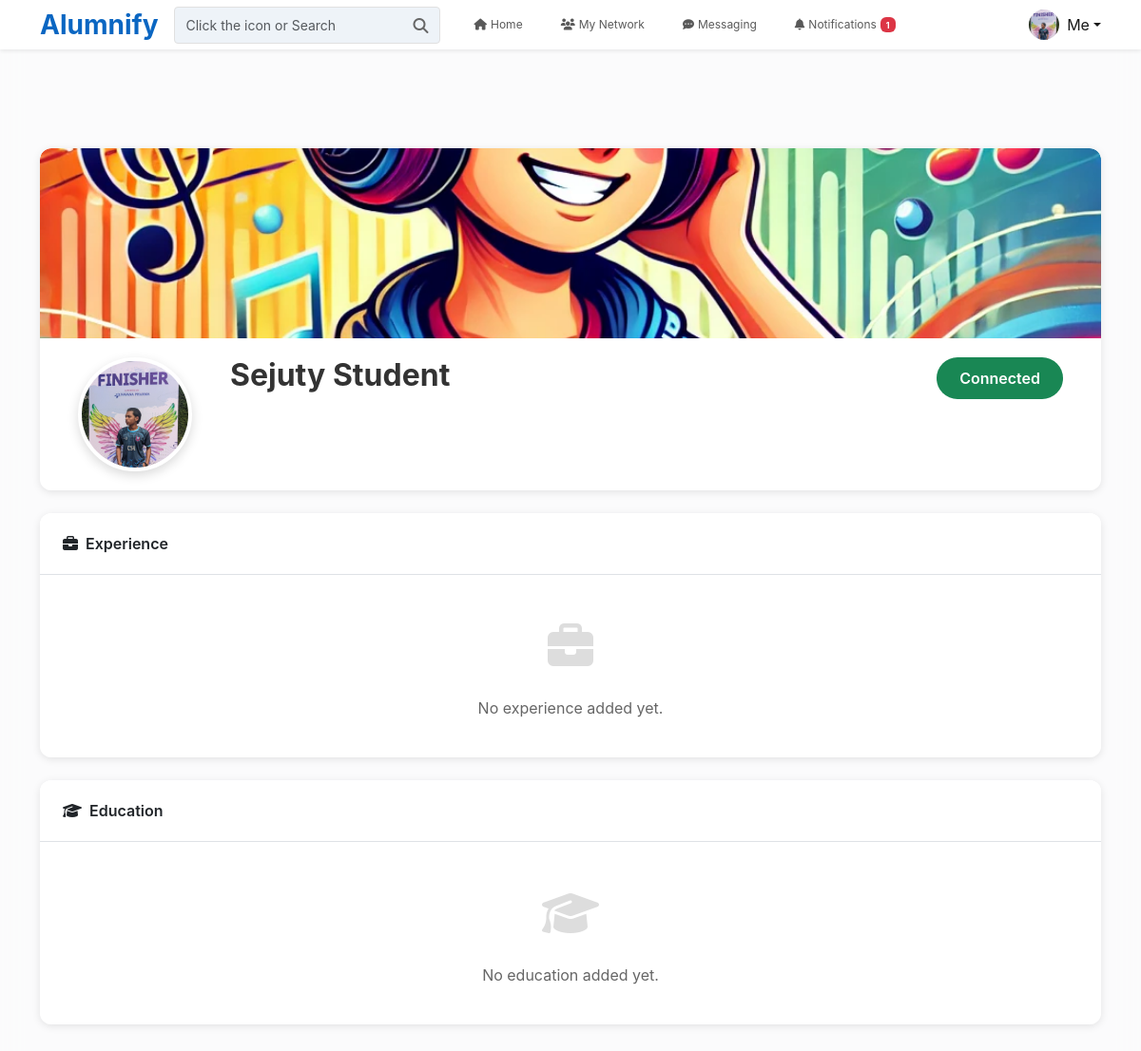
/view_profile/5/ (signed in), run on the app's committed database.
### User/models.py (models this page shows, shortened)
class UserProfile(models.Model):
    GENDER_CHOICES = (
        ('M', 'Male'),
        ('F', 'Female'),
        ('O', 'Other'),
    )
    user = models.OneToOneField(User, on_delete=models.CASCADE)
    full_name = models.CharField(max_length=255)
    headline = models.CharField(max_length=255, blank=True, null=True)
    location = models.CharField(max_length=255, blank=True, null=True)
    summary = models.TextField(blank=True, null=True)
    profile_photo = models.ImageField(upload_to='profile_photos/', default='profile_photos/defaultpp.png')
    phone = models.CharField(max_length=15, unique=True, default=None)
    university = models.CharField(max_length=255, blank=True, null=True)
    gender = models.CharField(max_length=1, choices=GENDER_CHOICES, blank=True, default="")
    background_photo = models.ImageField(upload_to='background_photos/', blank=True, null=True)
    profile_headline = models.CharField(max_length=255, null=True)
    is_alumni = models.BooleanField(default=False)
    department = models.CharField(max_length=120, blank=True)

### User/views.py (the view)
# urls.py: path('view_profile/<int:id>/', views.view_profile, name='view_profile'),
def view_profile(request, id):
    try:
        user_profile = UserProfile.objects.get(id=id)
        if user_profile.user.is_staff or user_profile.user.is_superuser:
            messages.error(request, "Profile not found.")
            return redirect('home')
    except UserProfile.DoesNotExist:
        messages.error(request, "Profile not found.")
        return redirect('home')
    my_profile = request.user.userprofile
    connection = False
    received_request = False
    sent_request = False
    if user_profile != my_profile:
        connection = Connection.objects.filter(
            Q(user1=request.user, user2=user_profile.user) |
            Q(user1=user_profile.user, user2=request.user)
        ).exists()
        received_request = ConnectionRequest.objects.filter(
            sender=user_profile.user, receiver=request.user
        ).exists()
        sent_request = ConnectionRequest.objects.filter(
            sender=request.user, receiver=user_profile.user
        ).exists()
    experience_list = Experience.objects.filter(userprofile=user_profile)
    education_list = Education.objects.filter(userprofile=user_profile)
    context = {
        'experience_list': experience_list,
        'education_list': education_list,
        'user_profile': user_profile,
        'my_profile': my_profile,
        'connection': connection,
        'received_request': received_request,
        'sent_request': sent_request
    }
    return render(request, 'view_profile.html', context)

### notifications/context_processors.py (called while the page is built)
def notifications_context(request):
    if not request.user.is_authenticated:
        return {}
    qs = request.user.notifications.filter(is_read=False)
    return {
        'unread_notifications_count': qs.count(),
        'has_unread_notifications': qs.exists(),
    }

### templates/view_profile.html (shortened to what this page needs)
{% extends 'base.html' %}
{% load static %}
{% load humanize %}
{% block content %}
<div class="container profile-container">
    <div class="card section-card">
        <div class="profile-cover" style="background-image: url('{% if user_profile.background_photo %}{{ user_profile.background_photo.url }}{% else %}{% static 'images/default-cover.png' %}{% endif %}');">
        </div>
        <div class="card-body profile-info">
    <div class="profile-picture-container">
        <div class="profile-picture">
            <img src="{% if user_profile.profile_photo %}{{ user_profile.profile_photo.url }}{% else %}{% static 'images/default-profile.png' %}{% endif %}" alt="Profile Picture">
        </div>
    </div>
    <div class="profile-content">
        <div class="row">
            <div class="col-md-8">
                <h1 class="profile-name">{{user_profile.full_name}}</h1>
            </div>
            <div class="col-md-4 text-md-end">
                <div class="profile-actions mt-3 mt-md-0">
                    {% if received_request %}
                    <button class="btn btn-accept" data-sender-id="{{user_profile.id}}">
                        Accept
                    </button>
                    <button class="btn btn-ignore" data-sender-id="{{user_profile.id}}">
                        Ignore
                    </button>
                    {% elif sent_request %}
                    <button class="btn btn-pending" data-user-id="{{user_profile.id}}">
                        Pending
                    </button>
                    {% elif connection %}
                    <button class="btn btn-connected" data-user-id="{{user_profile.id}}">
                        Connected
                    </button>
                    {% else %}
                    <button class="btn btn-connect" data-user-id="{{user_profile.id}}">
                        Connect
                    </button>
                    {% endif %}
                </div>
            </div>
        </div>
    </div>
</div>
    </div>
    <div class="card section-card">
        <div class="section-header">
            <i class="fas fa-briefcase me-2"></i>Experience
        </div>
        <div class="card-body p-0">
            {% for experience in experience_list %}
            <div class="experience-item">
                <div class="experience-title">{{experience.title}}</div>
                <div class="experience-company">{{experience.company}}</div>
                <div class="experience-duration">
                    {{experience.start_date}} -
                    {% if not experience.end_date %}
                    Present
                    {% else %}
                    {{ experience.end_date }}
                    {% endif %}
                    {% if experience.duration %}
                    · {{ experience.duration }}
                    {% endif %}
                </div>
                {% if experience.location %}
                <div class="experience-duration">
                    <i class="fas fa-map-marker-alt me-1"></i>{{experience.location}}
                </div>
                {% endif %}
                {% if experience.description %}
                <div class="experience-description mt-2">{{experience.description}}</div>
                {% endif %}
            </div>
            {% empty %}
            <div class="empty-state">
                <div class="empty-state-icon">
                    <i class="fas fa-briefcase"></i>
                </div>
                <p class="mb-0">No experience added yet.</p>
            </div>
            {% endfor %}
        </div>
    </div>
    <div class="card section-card">
        <div class="section-header">
            <i class="fas fa-graduation-cap me-2"></i>Education
        </div>
        <div class="card-body p-0">
            {% for education in education_list %}
            <div class="education-item">
                <div class="experience-title">{{education.degree}}</div>
                <div class="experience-company">{{education.school}}</div>
                <div class="experience-duration">
                    {{education.start_date}} -
                    {% if not education.end_date %}
                    Present
                    {% else %}
                    {{ education.end_date }}
                    {% endif %}
                    {% if education.duration %}
                    · {{ education.duration }}
                    {% endif %}
                </div>
                {% if education.location %}
                <div class="experience-duration">
                    <i class="fas fa-map-marker-alt me-1"></i>{{education.location}}
                </div>
                {% endif %}
                {% if education.description %}
                <div class="experience-description mt-2">{{education.description}}</div>
                {% endif %}
            </div>
            {% empty %}
            <div class="empty-state">
                <div class="empty-state-icon">
                    <i class="fas fa-graduation-cap"></i>
                </div>
                <p class="mb-0">No education added yet.</p>
            </div>
            {% endfor %}
        </div>
    </div>
</div>
{% endblock %}

### templates/header.html (shortened to what this page needs)
{% load static %}
<nav class="navbar navbar-expand-lg navbar-light bg-white fixed-top shadow-sm">
    <div class="container">
        <a class="navbar-brand fw-bold" href="{% url 'home' %}">Alumnify</a>
        <div class="collapse navbar-collapse" id="navbarNav">
            <div class="search-box me-3">
                <form action="{% url 'search_results' %}" method="POST" class="w-100">
                    <span class="search-icon">
                        <button class="btn btn-link p-0 border-0" type="submit">
                            <i class="fa-solid fa-search text-muted"></i>
                        </button>
                    </span>
                    <input class="search-input form-control" name="search_input" placeholder="Click the icon or Search" type="text"/>
                </form>
            </div>
            <ul class="navbar-nav me-auto">
                <li class="nav-item {% if request.resolver_match.url_name == 'home' %}active{% endif %}">
                    <a class="nav-link d-flex align-items-center" href="{% url 'home' %}">
                        <i class="fa-solid fa-home me-1"></i>
                        <span class="d-none d-md-inline">Home</span>
                    </a>
                </li>
                <li class="nav-item {% if request.resolver_match.url_name == 'my_connections' %}active{% endif %}">
                    <a class="nav-link d-flex align-items-center" href="{% url 'my_connections' %}">
                        <i class="fa-solid fa-users me-1"></i>
                        <span class="d-none d-md-inline">My Network</span>
                    </a>
                </li>
                <li class="nav-item {% if request.resolver_match.url_name == 'inbox' %}active{% endif %}">
                    <a class="nav-link d-flex align-items-center" href="{% url 'inbox' %}">
                        <i class="fa-solid fa-comment-dots me-1"></i>
                        <span class="d-none d-md-inline">Messaging</span>
                    </a>
                </li>
<li class="nav-item {% if request.resolver_match.url_name == 'notifications' %}active{% endif %}">
  <a class="nav-link d-flex align-items-center position-relative" href="{% url 'notifications' %}">
    <i class="fa-solid fa-bell me-1"></i>
    <span class="d-none d-md-inline">Notifications</span>
      {% if unread_notifications_count %}
  <span class="badge bg-danger ms-1">{{ unread_notifications_count }}</span>
{% endif %}
  </a>
</li>
            </ul>
            <div class="dropdown">
                <a class="nav-link dropdown-toggle d-flex align-items-center" href="#" role="button" data-bs-toggle="dropdown">
                    <img src="{% if user_profile.profile_photo %}{{ user_profile.profile_photo.url }}{% else %}{% static 'images/defaultpp.png' %}{% endif %}"
                         alt="Profile" class="profile-avatar-sm me-2">
                    <span class="d-none d-md-inline">Me</span>
                </a>
            </div>
        </div>
    </div>
</nav>

### static/css/main.css (style rules this page uses)
:root { --primary: #0a66c2; --primary-dark: #004182; --primary-light: #70b5f9; --bg: #f8f9fa; --surface: #ffffff; --text: #191919; --text-secondary: #666666; --border: #e0e0e0; --error: #d11124; --success: #057642; --warning: #ffc107; --shadow: 0 2px 8px rgba(0,0,0,0.1); --radius: 8px; --transition: all 0.2s ease; }
* { margin: 0; padding: 0; box-sizing: border-box; }
body { font-family: -apple-system, BlinkMacSystemFont, 'Segoe UI', Roboto, sans-serif; background: var(--bg); color: var(--text); line-height: 1.5; min-height: 100vh; padding-top: 76px; }
.navbar { height: 52px; background: var(--surface); border-bottom: 1px solid var(--border); box-shadow: var(--shadow); }
.navbar-brand { font-size: 28px; font-weight: 700; color: var(--primary) !important; }
.search-box { position: relative; max-width: 280px; flex: 1; }
.search-input { width: 100%; padding: 8px 12px 8px 38px; border: 1px solid var(--border); border-radius: 4px; background: #eef3f8; font-size: 14px; transition: var(--transition); }
.search-icon { position: absolute; right: 12px; top: 50%; transform: translateY(-50%); color: var(--text-secondary); z-index: 3; }
.nav-item { color: var(--text-secondary); text-decoration: none; padding: 8px 12px; border-radius: 4px; transition: var(--transition); display: flex; flex-direction: column; align-items: center; font-size: 12px; }
.card { border-radius: var(--radius); box-shadow: var(--shadow); border: none; margin-bottom: 16px; }
.card-body { padding: 20px; }
.profile-avatar-sm { width: 32px; height: 32px; border-radius: 50%; object-fit: cover; }
.text-muted { color: #666 !important; }
.form-control { border: 1px solid var(--border); border-radius: 4px; padding: 8px 12px; font-size: 14px; transition: var(--transition); }
body::before { content: ""; position: fixed; top: 0; left: 0; width: 100%; height: 100%; backdrop-filter: blur(12px); -webkit-backdrop-filter: blur(12px); background-color: rgba(255, 255, 255, 0.4); z-index: -1; }
.card, .navbar, .modal-content { background-color: rgba(255, 255, 255, 0.85) !important; backdrop-filter: blur(6px); -webkit-backdrop-filter: blur(6px); border: 1px solid rgba(255, 255, 255, 0.2); }

### templates/view_profile.html (style rules this page uses)
.profile-container { margin-top: 80px; padding-bottom: 40px; }
.profile-cover { height: 200px; background-size: cover; background-position: center; position: relative; border-radius: 12px 12px 0 0; }
.profile-picture-container { position: absolute; left: 40px; z-index: 2; }
.profile-picture { width: 120px; height: 120px; border-radius: 50%; border: 4px solid white; background: white; overflow: hidden; box-shadow: 0 4px 12px rgba(0,0,0,0.15); }
.profile-picture img { width: 100%; height: 100%; object-fit: cover; }
.profile-info { padding: 20px 40px 20px; position: relative; }
.profile-content { margin-left: 160px; min-height: 120px; }
.section-card { border-radius: 12px; box-shadow: 0 2px 8px rgba(0,0,0,0.1); margin-bottom: 24px; border: none; overflow: hidden; }
.section-header { background: white; padding: 20px 24px; border-bottom: 1px solid #dee2e6; font-weight: 600; }
.btn-connected { background-color: #198754; color: white; border: none; padding: 10px 24px; border-radius: 24px; font-weight: 600; }
.profile-name { font-size: 2rem; font-weight: 700; color: #333; margin-bottom: 8px; }
.empty-state { text-align: center; padding: 40px 20px; color: #666; }
.empty-state-icon { font-size: 48px; color: #ddd; margin-bottom: 16px; }

### data on the page
UserProfile: profile_photo (picture), full_name "Sejuty Student"

### other printed values
{{ unread_notifications_count }} "1"
